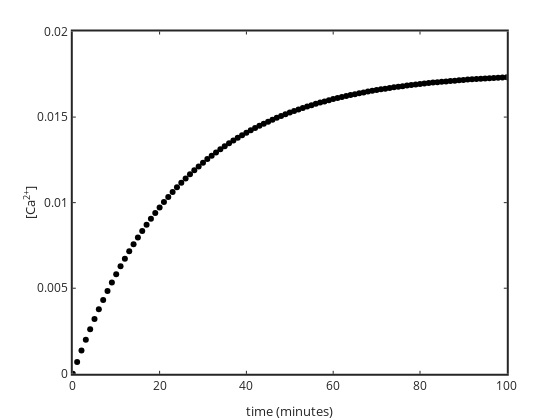
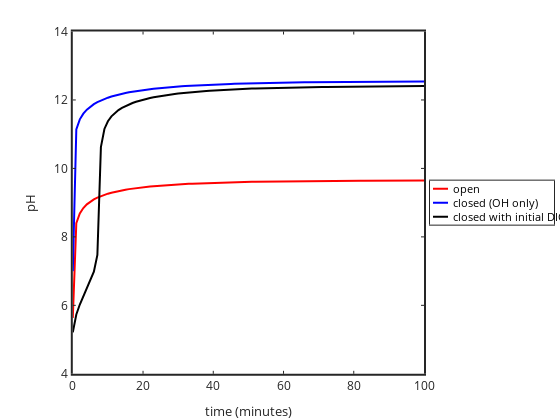

Notebook source saved alongside these figures, in order:
### Code cell
% increase Ca versus time by dissolution of portlandite
% and model pH increase

graphics_toolkit ("plotly");

Ksp=5.5e-6; k=4e-2; Cainf=Ksp^(1/3); p=[Cainf k];
CT=0.01; NaT=0.00075;

time=0:1:100;
CaT=CaTvtime(p,time);
figure(1); plot(time,CaT,'ko')
xlabel('time (minutes)'); ylabel('[Ca^{2+}]')
set(gca,'linewidth',2,'fontsize',12)

% for each timestep solve for pH
for i=1:length(time)
    %pH(i)=pHfromCaT(CaT(i),NaT);
    %pHlowCO2(i)=pHfromCaTalmostclosed(CaT(i),NaT); % just OH from Ca(OH)2 dissolution
    pH(i)=pHfromCaT(CaT(i),0); % ignore initial alkalinity
    pHlowCO2(i)=pHfromCaTalmostclosed(CaT(i),0); % just OH from Ca(OH)2 dissolution. ignore initial alkalinity
    pHclosed(i)=pHfromCaTclosed(CaT(i),CT,NaT);  % NaT for initial alkalinity. otherwise start acidic (H2CO3)
end

%pH(1) %same as rainwater
%pHlowCO2(1) % neutral

figure(2); plot(time,pH,'r-','linewidth',2,time,pHlowCO2,'b-','linewidth',2,time,pHclosed,'k-','linewidth',2)
xlabel('time (minutes)'); ylabel('pH')
legend('open','closed (OH only)','closed with initial DIC','location','eastoutside')
set(gca,'linewidth',2,'fontsize',12)

### Figure 1 — Plotly figure (JSON) as saved in the notebook; plotly's stock layout.template omitted (floating-point values rounded to 4 significant figures)
{"data": [{"line": {"color": "rgb(0, 0, 0)", "width": 0.5}, "marker": {"color": "rgb(0, 0, 0)", "line": {"color": "rgb(0, 0, 0)"}, "size": 6, "symbol": "circle"}, "mode": "markers", "name": "", "showlegend": false, "type": "scatter", "visibility": true, "x": [0, 1, 2, 3, 4, 5, 6, 7, 8, 9, 10, 11, 12, 13, 14, 15, 16, 17, 18, 19, 20, 21, 22, 23, 24, 25, 26, 27, 28, 29, 30, 31, 32, 33, 34, 35, 36, 37, 38, 39, 40, 41, 42, 43, 44, 45, 46, 47, 48, 49, 50, 51, 52, 53, 54, 55, 56, 57, 58, 59, 60, 61, 62, 63, 64, 65, 66, 67, 68, 69, 70, 71, 72, 73, 74, 75, 76, 77, 78, 79, 80, 81, 82, 83, 84, 85, 86, 87, 88, 89, 90, 91, 92, 93, 94, 95, 96, 97, 98, 99, 100], "xaxis": "x", "y": [0, 0.0006921, 0.001357, 0.001996, 0.00261, 0.0032, 0.003766, 0.004311, 0.004834, 0.005337, 0.005819, 0.006283, 0.006729, 0.007157, 0.007569, 0.007964, 0.008344, 0.008709, 0.00906, 0.009397, 0.00972, 0.01003, 0.01033, 0.01062, 0.01089, 0.01116, 0.01141, 0.01166, 0.01189, 0.01212, 0.01234, 0.01254, 0.01274, 0.01294, 0.01312, 0.0133, 0.01347, 0.01363, 0.01379, 0.01394, 0.01409, 0.01423, 0.01436, 0.01449, 0.01461, 0.01473, 0.01485, 0.01496, 0.01506, 0.01517, 0.01526, 0.01536, 0.01545, 0.01553, 0.01562, 0.0157, 0.01577, 0.01585, 0.01592, 0.01599, 0.01605, 0.01611, 0.01617, 0.01623, 0.01629, 0.01634, 0.01639, 0.01644, 0.01649, 0.01653, 0.01658, 0.01662, 0.01666, 0.0167, 0.01674, 0.01677, 0.01681, 0.01684, 0.01687, 0.0169, 0.01693, 0.01696, 0.01699, 0.01701, 0.01704, 0.01706, 0.01709, 0.01711, 0.01713, 0.01715, 0.01717, 0.01719, 0.01721, 0.01722, 0.01724, 0.01726, 0.01727, 0.01729, 0.0173, 0.01732, 0.01733], "yaxis": "y"}], "layout": {"height": 420, "hovermode": "closest", "margin": {"b": 0, "l": 0, "r": 0, "t": 0}, "plot_bgcolor": "rgba(0, 0, 0, 0)", "showlegend": false, "width": 560, "xaxis": {"anchor": "y", "autorange": false, "domain": [0.13, 0.905], "exponentformat": "none", "gridcolor": "rgba(38,38,38,0.15)", "gridwidth": 2, "linecolor": "rgb(38,38,38)", "linewidth": 2, "mirror": "ticks", "range": [0, 100], "showgrid": false, "showline": true, "side": "bottom", "spikedash": "solid", "spikemode": "across", "spikesides": false, "spikethickness": 1, "tickangle": 0, "tickcolor": "rgb(38,38,38)", "tickfont": {"color": "rgb(38,38,38)", "size": 12}, "ticklen": 3, "ticks": "inside", "ticktext": ["0", "20", "40", "60", "80", "100"], "tickvals": [0, 20, 40, 60, 80, 100], "title": {"font": {"color": "rgb(38,38,38)", "size": 13.2}, "text": "time (minutes)"}, "type": "linear", "visible": true, "zeroline": false}, "yaxis": {"anchor": "x", "autorange": false, "domain": [0.11, 0.925], "exponentformat": "none", "gridcolor": "rgba(38,38,38,0.15)", "gridwidth": 2, "linecolor": "rgb(38,38,38)", "linewidth": 2, "mirror": "ticks", "range": [0, 0.02], "showgrid": false, "showline": true, "side": "left", "spikedash": "solid", "spikemode": "across", "spikesides": false, "spikethickness": 1, "tickangle": 0, "tickcolor": "rgb(38,38,38)", "tickfont": {"color": "rgb(38,38,38)", "size": 12}, "ticklen": 3, "ticks": "inside", "ticktext": ["0", "0.005", "0.01", "0.015", "0.02"], "tickvals": [0, 0.005, 0.01, 0.015, 0.02], "title": {"font": {"color": "rgb(38,38,38)", "size": 13.2}, "text": "[Ca<sup>2+</sup>]"}, "type": "linear", "visible": true, "zeroline": false}}}

### Figure 2 — Plotly figure (JSON) as saved in the notebook; plotly's stock layout.template omitted (floating-point values rounded to 4 significant figures)
{"data": [{"line": {"color": "rgb(255,0,0)", "dash": "solid", "width": 2}, "marker": {"color": "rgb(255,0,0)", "line": {"color": "rgb(255,0,0)"}, "size": 6, "symbol": "none"}, "mode": "lines", "name": "open", "showlegend": true, "type": "scatter", "visibility": true, "x": [0, 1, 2, 3, 4, 5, 6, 7, 8, 9, 10, 11, 12, 13, 14, 15, 16, 17, 18, 19, 20, 21, 22, 23, 24, 25, 26, 27, 28, 29, 30, 31, 32, 33, 34, 35, 36, 37, 38, 39, 40, 41, 42, 43, 44, 45, 46, 47, 48, 49, 50, 51, 52, 53, 54, 55, 56, 57, 58, 59, 60, 61, 62, 63, 64, 65, 66, 67, 68, 69, 70, 71, 72, 73, 74, 75, 76, 77, 78, 79, 80, 81, 82, 83, 84, 85, 86, 87, 88, 89, 90, 91, 92, 93, 94, 95, 96, 97, 98, 99, 100], "xaxis": "x", "y": [5.635, 8.4, 8.682, 8.841, 8.95, 9.031, 9.095, 9.148, 9.192, 9.229, 9.262, 9.291, 9.316, 9.339, 9.36, 9.378, 9.395, 9.411, 9.425, 9.438, 9.45, 9.461, 9.472, 9.481, 9.49, 9.499, 9.507, 9.514, 9.521, 9.528, 9.534, 9.539, 9.545, 9.55, 9.555, 9.56, 9.564, 9.568, 9.572, 9.576, 9.579, 9.583, 9.586, 9.589, 9.592, 9.594, 9.597, 9.6, 9.602, 9.604, 9.606, 9.608, 9.61, 9.612, 9.614, 9.616, 9.617, 9.619, 9.621, 9.622, 9.623, 9.625, 9.626, 9.627, 9.628, 9.629, 9.63, 9.631, 9.632, 9.633, 9.634, 9.635, 9.636, 9.637, 9.637, 9.638, 9.639, 9.639, 9.64, 9.641, 9.641, 9.642, 9.642, 9.643, 9.643, 9.644, 9.644, 9.645, 9.645, 9.645, 9.646, 9.646, 9.647, 9.647, 9.647, 9.648, 9.648, 9.648, 9.648, 9.649, 9.649], "yaxis": "y"}, {"line": {"color": "rgb(0,0,255)", "dash": "solid", "width": 2}, "marker": {"color": "rgb(0,0,255)", "line": {"color": "rgb(0,0,255)"}, "size": 6, "symbol": "none"}, "mode": "lines", "name": "closed (OH only)", "showlegend": true, "type": "scatter", "visibility": true, "x": [0, 1, 2, 3, 4, 5, 6, 7, 8, 9, 10, 11, 12, 13, 14, 15, 16, 17, 18, 19, 20, 21, 22, 23, 24, 25, 26, 27, 28, 29, 30, 31, 32, 33, 34, 35, 36, 37, 38, 39, 40, 41, 42, 43, 44, 45, 46, 47, 48, 49, 50, 51, 52, 53, 54, 55, 56, 57, 58, 59, 60, 61, 62, 63, 64, 65, 66, 67, 68, 69, 70, 71, 72, 73, 74, 75, 76, 77, 78, 79, 80, 81, 82, 83, 84, 85, 86, 87, 88, 89, 90, 91, 92, 93, 94, 95, 96, 97, 98, 99, 100], "xaxis": "x", "y": [7, 11.14, 11.43, 11.6, 11.72, 11.81, 11.88, 11.94, 11.99, 12.03, 12.07, 12.1, 12.13, 12.16, 12.18, 12.2, 12.22, 12.24, 12.26, 12.27, 12.29, 12.3, 12.32, 12.33, 12.34, 12.35, 12.36, 12.37, 12.38, 12.38, 12.39, 12.4, 12.41, 12.41, 12.42, 12.42, 12.43, 12.44, 12.44, 12.45, 12.45, 12.45, 12.46, 12.46, 12.47, 12.47, 12.47, 12.48, 12.48, 12.48, 12.48, 12.49, 12.49, 12.49, 12.49, 12.5, 12.5, 12.5, 12.5, 12.5, 12.51, 12.51, 12.51, 12.51, 12.51, 12.51, 12.52, 12.52, 12.52, 12.52, 12.52, 12.52, 12.52, 12.52, 12.52, 12.53, 12.53, 12.53, 12.53, 12.53, 12.53, 12.53, 12.53, 12.53, 12.53, 12.53, 12.53, 12.53, 12.53, 12.54, 12.54, 12.54, 12.54, 12.54, 12.54, 12.54, 12.54, 12.54, 12.54, 12.54, 12.54], "yaxis": "y"}, {"line": {"color": "rgb(0, 0, 0)", "dash": "solid", "width": 2}, "marker": {"color": "rgb(0, 0, 0)", "line": {"color": "rgb(0, 0, 0)"}, "size": 6, "symbol": "none"}, "mode": "lines", "name": "closed with initial DIC", "showlegend": true, "type": "scatter", "visibility": true, "x": [0, 1, 2, 3, 4, 5, 6, 7, 8, 9, 10, 11, 12, 13, 14, 15, 16, 17, 18, 19, 20, 21, 22, 23, 24, 25, 26, 27, 28, 29, 30, 31, 32, 33, 34, 35, 36, 37, 38, 39, 40, 41, 42, 43, 44, 45, 46, 47, 48, 49, 50, 51, 52, 53, 54, 55, 56, 57, 58, 59, 60, 61, 62, 63, 64, 65, 66, 67, 68, 69, 70, 71, 72, 73, 74, 75, 76, 77, 78, 79, 80, 81, 82, 83, 84, 85, 86, 87, 88, 89, 90, 91, 92, 93, 94, 95, 96, 97, 98, 99, 100], "xaxis": "x", "y": [5.213, 5.734, 6.024, 6.255, 6.471, 6.699, 6.983, 7.473, 10.62, 11.15, 11.38, 11.52, 11.62, 11.7, 11.77, 11.82, 11.87, 11.91, 11.95, 11.98, 12.01, 12.03, 12.06, 12.08, 12.1, 12.12, 12.13, 12.15, 12.16, 12.18, 12.19, 12.2, 12.21, 12.22, 12.23, 12.24, 12.25, 12.26, 12.26, 12.27, 12.28, 12.28, 12.29, 12.3, 12.3, 12.31, 12.31, 12.32, 12.32, 12.32, 12.33, 12.33, 12.34, 12.34, 12.34, 12.35, 12.35, 12.35, 12.35, 12.36, 12.36, 12.36, 12.36, 12.37, 12.37, 12.37, 12.37, 12.37, 12.38, 12.38, 12.38, 12.38, 12.38, 12.38, 12.38, 12.39, 12.39, 12.39, 12.39, 12.39, 12.39, 12.39, 12.39, 12.39, 12.39, 12.4, 12.4, 12.4, 12.4, 12.4, 12.4, 12.4, 12.4, 12.4, 12.4, 12.4, 12.4, 12.4, 12.4, 12.4, 12.4], "yaxis": "y"}, {"hoverinfo": "none", "line": {"color": "rgb(255,0,0)", "dash": "solid", "width": 2}, "marker": {"color": "rgb(255,0,0)", "line": {"color": "rgb(255,0,0)"}, "size": 6, "symbol": "none"}, "mode": "lines", "name": "", "showlegend": false, "type": "scatter", "visibility": true, "x": [3, 18], "xaxis": "x2", "y": [8, 8], "yaxis": "y2"}, {"hoverinfo": "none", "line": {"color": "rgb(0,0,255)", "dash": "solid", "width": 2}, "marker": {"color": "rgb(0,0,255)", "line": {"color": "rgb(0,0,255)"}, "size": 6, "symbol": "none"}, "mode": "lines", "name": "", "showlegend": false, "type": "scatter", "visibility": true, "x": [3, 18], "xaxis": "x2", "y": [22, 22], "yaxis": "y2"}, {"hoverinfo": "none", "line": {"color": "rgb(0, 0, 0)", "dash": "solid", "width": 2}, "marker": {"color": "rgb(0, 0, 0)", "line": {"color": "rgb(0, 0, 0)"}, "size": 6, "symbol": "none"}, "mode": "lines", "name": "", "showlegend": false, "type": "scatter", "visibility": true, "x": [3, 18], "xaxis": "x2", "y": [36, 36], "yaxis": "y2"}], "layout": {"annotations": [{"font": {"color": "rgb(0, 0, 0)", "size": 10.8}, "showarrow": false, "text": "open", "x": 21, "xanchor": "left", "xref": "x2", "y": 8, "yanchor": "middle", "yref": "y2"}, {"font": {"color": "rgb(0, 0, 0)", "size": 10.8}, "showarrow": false, "text": "closed (OH only)", "x": 21, "xanchor": "left", "xref": "x2", "y": 22, "yanchor": "middle", "yref": "y2"}, {"font": {"color": "rgb(0, 0, 0)", "size": 10.8}, "showarrow": false, "text": "closed with initial DIC", "x": 21, "xanchor": "left", "xref": "x2", "y": 36, "yanchor": "middle", "yref": "y2"}], "height": 420, "hovermode": "closest", "margin": {"b": 0, "l": 0, "r": 0, "t": 0}, "plot_bgcolor": "rgba(0, 0, 0, 0)", "showlegend": false, "width": 560, "xaxis": {"anchor": "y", "autorange": false, "domain": [0.13, 0.7571], "exponentformat": "none", "gridcolor": "rgba(38,38,38,0.15)", "gridwidth": 2, "linecolor": "rgb(38,38,38)", "linewidth": 2, "mirror": "ticks", "range": [0, 100], "showgrid": false, "showline": true, "side": "bottom", "spikedash": "solid", "spikemode": "across", "spikesides": false, "spikethickness": 1, "tickangle": 0, "tickcolor": "rgb(38,38,38)", "tickfont": {"color": "rgb(38,38,38)", "size": 12}, "ticklen": 3, "ticks": "inside", "ticktext": ["0", "20", "40", "60", "80", "100"], "tickvals": [0, 20, 40, 60, 80, 100], "title": {"font": {"color": "rgb(38,38,38)", "size": 13.2}, "text": "time (minutes)"}, "type": "linear", "visible": true, "zeroline": false}, "xaxis2": {"anchor": "y2", "autorange": false, "domain": [0.7679, 0.9893], "exponentformat": "none", "fixedrange": true, "gridcolor": "rgba(38,38,38,0.15)", "gridwidth": 1, "linecolor": "rgb(38,38,38)", "linewidth": 1, "mirror": true, "range": [0, 124], "showgrid": false, "showline": true, "showspikes": false, "side": "bottom", "spikedash": "solid", "spikemode": "across", "spikesides": false, "spikethickness": 1, "tickangle": 0, "tickcolor": "rgb(38,38,38)", "tickfont": {"color": "rgb(38,38,38)", "size": 10.8}, "ticklen": 3, "ticks": "", "ticktext": [], "tickvals": [], "title": {"font": {"color": "rgb(0, 0, 0)", "size": 11.88}, "text": ""}, "type": "linear", "visible": true, "zeroline": false}, "yaxis": {"anchor": "x", "autorange": false, "domain": [0.11, 0.925], "exponentformat": "none", "gridcolor": "rgba(38,38,38,0.15)", "gridwidth": 2, "linecolor": "rgb(38,38,38)", "linewidth": 2, "mirror": "ticks", "range": [4, 14], "showgrid": false, "showline": true, "side": "left", "spikedash": "solid", "spikemode": "across", "spikesides": false, "spikethickness": 1, "tickangle": 0, "tickcolor": "rgb(38,38,38)", "tickfont": {"color": "rgb(38,38,38)", "size": 12}, "ticklen": 3, "ticks": "inside", "ticktext": ["4", "6", "8", "10", "12", "14"], "tickvals": [4, 6, 8, 10, 12, 14], "title": {"font": {"color": "rgb(38,38,38)", "size": 13.2}, "text": "pH"}, "type": "linear", "visible": true, "zeroline": false}, "yaxis2": {"anchor": "x2", "autorange": false, "domain": [0.4651, 0.5699], "exponentformat": "none", "fixedrange": true, "gridcolor": "rgba(38,38,38,0.15)", "gridwidth": 1, "linecolor": "rgb(38,38,38)", "linewidth": 1, "mirror": true, "range": [44, 0], "showgrid": false, "showline": true, "showspikes": false, "side": "left", "spikedash": "solid", "spikemode": "across", "spikesides": false, "spikethickness": 1, "tickangle": 0, "tickcolor": "rgb(38,38,38)", "tickfont": {"color": "rgb(38,38,38)", "size": 10.8}, "ticklen": 3, "ticks": "", "ticktext": [], "tickvals": [], "title": {"font": {"color": "rgb(0, 0, 0)", "size": 11.88}, "text": ""}, "type": "linear", "visible": true, "zeroline": false}}}
